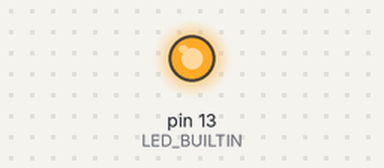
Recording of a sketch running on a simulated Arduino Uno, built with avr-gcc and run on an emulated ATmega328P. Parts: output pins drawn as LEDs (lit = HIGH).

Above: at 0.2 s.
At 30.2 s:
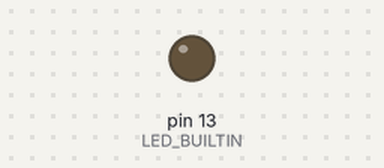
Timing chart, 0 to 34.8 s (numbered marks = the images above):
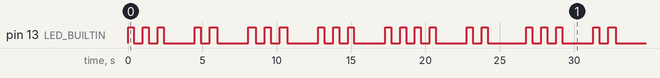

The sketch:

Blinky_MyName.ino
```cpp
//Name: Sakshi Tiwari
//Task 2.1P Nano 33 IoT Programming - First Name Blinky

void setup()
{
  //Setting BUILTIN_LED as Output
  pinMode(LED_BUILTIN, OUTPUT);
}

void loop()
{
  letterS();
  letterA();
  letterK();
  letterS();
  letterH();
  letterI();
  digitalWrite(LED_BUILTIN, LOW);
}

// The creation of a new morse code function for blinking dots
void dot()
{
  digitalWrite(LED_BUILTIN,HIGH);
  delay(400);
  digitalWrite(LED_BUILTIN,LOW);
  delay(600);
}

// The creation of a new morse code function for blinking dashes
void dash()
{
  digitalWrite(LED_BUILTIN,HIGH);
  delay(500);
  digitalWrite(LED_BUILTIN,LOW);
  delay(600);
}


  //NAME: SAKSHI
  //MORSE CODE: ... .- -.- ... .... ..


void letterA() // LED BLINK FOR LETTER 'A'
{
dot();
dash();
delay(1500);
}

void letterK() // LED BLINK FOR LETTER 'K'
{
dash();
dot();
dash();
delay(1500);
}

void letterS() // LED BLINK FOR LETTER 'S'
{
dot();
dot();
dot();
delay(1500);
}

void letterH() // LED BLINK FOR LETTER 'H'
{
dot();
dot();
dot();
dot();
delay(1500);
}

void letterI() // LED BLINK FOR LETTER 'I'
{
dot();
dot();
delay(2000);  //long delay for ending
}
```

Measured:
- by itself, pin 13 (LED_BUILTIN): moves between LOW and HIGH, repeating every 26.8 s
- by itself, everything shown: repeats every 26.8 s, in 34 steps
